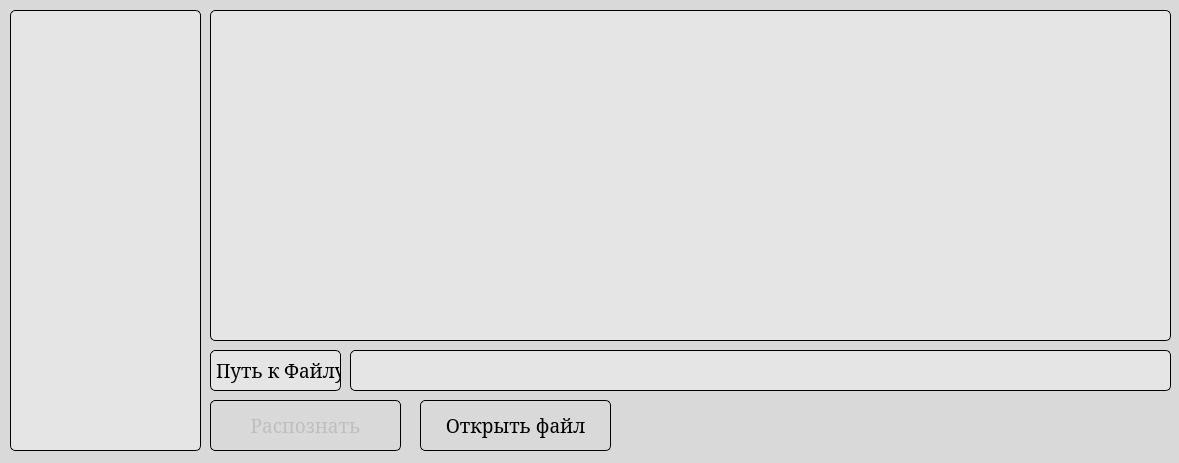
<?xml version="1.0" encoding="UTF-8"?>
<ui version="4.0">
 <class>MainWindow</class>
 <widget class="QMainWindow" name="MainWindow">
  <property name="geometry">
   <rect>
    <x>0</x>
    <y>0</y>
    <width>1179</width>
    <height>463</height>
   </rect>
  </property>
  <property name="minimumSize">
   <size>
    <width>1179</width>
    <height>463</height>
   </size>
  </property>
  <property name="maximumSize">
   <size>
    <width>1179</width>
    <height>463</height>
   </size>
  </property>
  <property name="font">
   <font>
    <kerning>false</kerning>
   </font>
  </property>
  <property name="tabletTracking">
   <bool>false</bool>
  </property>
  <property name="windowTitle">
   <string>Whale Recognition App</string>
  </property>
  <property name="windowIcon">
   <iconset theme="icon">
    <normaloff>.</normaloff>.</iconset>
  </property>
  <property name="styleSheet">
   <string notr="true">background-color: rgb(217, 217, 217);</string>
  </property>
  <widget class="QWidget" name="centralwidget">
   <widget class="QPushButton" name="pushButton">
    <property name="geometry">
     <rect>
      <x>420</x>
      <y>400</y>
      <width>191</width>
      <height>51</height>
     </rect>
    </property>
    <property name="font">
     <font>
      <family>Constantia</family>
      <pointsize>14</pointsize>
      <weight>50</weight>
      <italic>false</italic>
      <bold>false</bold>
      <underline>false</underline>
      <strikeout>false</strikeout>
      <kerning>false</kerning>
     </font>
    </property>
    <property name="styleSheet">
     <string notr="true">QPushButton{
border-radius: 5px;
border: 1px solid #000;
}

QPushButton:hover{
background-color:rgb(229, 229, 229)
}</string>
    </property>
    <property name="text">
     <string>Открыть файл</string>
    </property>
    <property name="shortcut">
     <string/>
    </property>
    <property name="autoRepeat">
     <bool>false</bool>
    </property>
   </widget>
   <widget class="QLabel" name="label">
    <property name="geometry">
     <rect>
      <x>210</x>
      <y>10</y>
      <width>961</width>
      <height>331</height>
     </rect>
    </property>
    <property name="styleSheet">
     <string notr="true">border-radius: 5px;
border: 1px solid #000;
padding: 10px 20px;
background-color: rgb(229, 229, 229)</string>
    </property>
    <property name="frameShape">
     <enum>QFrame::Box</enum>
    </property>
    <property name="frameShadow">
     <enum>QFrame::Sunken</enum>
    </property>
    <property name="text">
     <string/>
    </property>
    <property name="alignment">
     <set>Qt::AlignCenter</set>
    </property>
   </widget>
   <widget class="QLabel" name="label_2">
    <property name="enabled">
     <bool>false</bool>
    </property>
    <property name="geometry">
     <rect>
      <x>10</x>
      <y>10</y>
      <width>191</width>
      <height>441</height>
     </rect>
    </property>
    <property name="font">
     <font>
      <family>Constantia</family>
     </font>
    </property>
    <property name="styleSheet">
     <string notr="true">border-radius: 5px;
border: 1px solid #000;
padding: 10px 20px;
background-color: rgb(229, 229, 229)</string>
    </property>
    <property name="frameShape">
     <enum>QFrame::Box</enum>
    </property>
    <property name="frameShadow">
     <enum>QFrame::Sunken</enum>
    </property>
    <property name="lineWidth">
     <number>1</number>
    </property>
    <property name="text">
     <string/>
    </property>
    <property name="alignment">
     <set>Qt::AlignCenter</set>
    </property>
   </widget>
   <widget class="QPushButton" name="pushButton_2">
    <property name="enabled">
     <bool>false</bool>
    </property>
    <property name="geometry">
     <rect>
      <x>210</x>
      <y>400</y>
      <width>191</width>
      <height>51</height>
     </rect>
    </property>
    <property name="font">
     <font>
      <family>Constantia</family>
      <pointsize>14</pointsize>
      <weight>50</weight>
      <italic>false</italic>
      <bold>false</bold>
      <underline>false</underline>
      <strikeout>false</strikeout>
      <kerning>false</kerning>
     </font>
    </property>
    <property name="styleSheet">
     <string notr="true">QPushButton{
border-radius: 5px;
border: 1px solid #000;
}

QPushButton:hover{
background-color:rgb(229, 229, 229)
}</string>
    </property>
    <property name="text">
     <string>Распознать</string>
    </property>
   </widget>
   <widget class="QLabel" name="label_3">
    <property name="geometry">
     <rect>
      <x>350</x>
      <y>350</y>
      <width>821</width>
      <height>41</height>
     </rect>
    </property>
    <property name="font">
     <font>
      <family>Constantia</family>
      <pointsize>14</pointsize>
     </font>
    </property>
    <property name="styleSheet">
     <string notr="true">border-radius: 5px;
border: 1px solid #000;
padding: 10px 20px;
background-color: rgb(229, 229, 229)</string>
    </property>
    <property name="frameShape">
     <enum>QFrame::Panel</enum>
    </property>
    <property name="frameShadow">
     <enum>QFrame::Plain</enum>
    </property>
    <property name="text">
     <string/>
    </property>
   </widget>
   <widget class="QLabel" name="label_4">
    <property name="geometry">
     <rect>
      <x>210</x>
      <y>350</y>
      <width>131</width>
      <height>41</height>
     </rect>
    </property>
    <property name="font">
     <font>
      <family>Constantia</family>
      <pointsize>14</pointsize>
     </font>
    </property>
    <property name="styleSheet">
     <string notr="true">border-radius: 5px;
border: 1px solid #000;
background-color: rgb(229, 229, 229)</string>
    </property>
    <property name="frameShape">
     <enum>QFrame::Box</enum>
    </property>
    <property name="frameShadow">
     <enum>QFrame::Raised</enum>
    </property>
    <property name="text">
     <string>Путь к Файлу:</string>
    </property>
   </widget>
  </widget>
  <action name="actionOpen_FIle">
   <property name="text">
    <string>Open FIle</string>
   </property>
  </action>
 </widget>
 <resources/>
 <connections/>
</ui>
